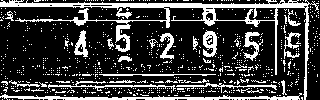
#> input picture python-002-framework/chapter-001-opencv/character_wheel.bmp, 320 x 100 px, found by its file name
$ python '11-01-特征检测之SIFT算法.py'
#> lines starting #> are read from the running program, lines starting #| are printed output that depends on the picture; after the words box and inside, x2 and y2 are one past the last pixel; in counts of white or black regions, pixels touching at a corner belong together
### python-002-framework/chapter-001-opencv/image_util.py
import cv2


def show_image_in_window(title, image):
    """
        显示图像函数
        param：
            image：要显示的图像
        return：
            无
    """
    cv2.imshow(title, image)
    cv2.waitKey(0)  # 等待按键（0表示无限等待）
    cv2.destroyAllWindows()  # 关闭所有窗口

### python-002-framework/chapter-001-opencv/11-01-特征检测之SIFT算法.py
import cv2
from matplotlib import pyplot as plt

import image_util as image_util

"""
    特征检测
        特征检测的基本概念
            在图像处理和计算机视觉领域，特征检测是一个关键步骤，它帮助我们识别图像中的显著点或区域，对于图像匹配、图像拼接、目标跟踪、三维重建等任
            务至关重要。
        特征检测的定义
            特征检测旨在从图像中提取有用的、可区分的信息。这些信息通常是图像中的特定点或区域，它们可以是角点、边缘、纹理或其他视觉显著性较高的元素。
        特征检测的目的
            通过特征检测，计算机可以识别和匹配图像中的相似对象，即使这些对象的外观因光照、遮挡或视角变化而有所不同。
        常见的特征检测算法
            SIFT（尺度不变特征变换）
                SIFT算法通过在不同尺度空间进行关键点检测，并为每个关键点赋予方向和尺度信息，使其对图像的尺度和旋转变化具有不变性。SIFT描述子对光
                照变化和视角变化也具有良好的稳定性。
            SURF（加速鲁棒特征）
                SURF是SIFT的改进版本，它使用了盒子滤波和积分图来加快计算速度，同时保持了SIFT的尺度和旋转不变性。SURF通常在检测速度和性能之间取
                得了较好的平衡。
            ORB（面向旋转不变特征的ORB）
                ORB结合了FAST关键点检测和BRIEF描述子，并对其进行了旋转调整，使其具有旋转不变性。ORB的关键点检测速度快，且描述子具有良好的区分度。
"""


def opencv_feature_detection_operation():
    """
        特征检测算法-sift
    """
    input_path = 'd://opencv//character_wheel.bmp'
    output_path = 'd://opencv//character_wheel_new.jpg'

    # 加载图像
    image = cv2.imread(input_path)
#> image is the input picture: shape (100, 320, 3); 23.8% white; 785 white regions (761 under 20 px), largest, box (x1, y1, x2, y2) and area: (0, 0, 319, 100) 2868, (0, 93, 302, 100) 854, (48, 81, 176, 91) 310
    if image is None:
        print('图像加载失败')
        return

    # 初始化SIFT检测器
    sift = cv2.SIFT_create()
    # 检测关键点和描述符
    key_points, descriptors = sift.detectAndCompute(image, None)
#> key_points = 414 keypoints; strongest (x, y, size): (247, 80, 1.8), (238, 82, 1.8), (33, 20, 2.1), (204, 80, 2.1)

    # 绘制关键点
    img_key_points = cv2.drawKeypoints(image, key_points, None)
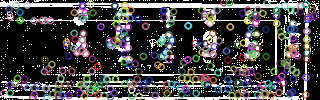
#> img_key_points: shape (100, 320, 3); mean B, G, R 70.5, 69.7, 71.1

    # 显示图像
    image_util.show_image_in_window('SIFT特征检测', img_key_points)
    plt.show()

    # 保存图像
    # cv2.imwrite(output_path, img_key_points)


if __name__ == '__main__':
    opencv_feature_detection_operation()
